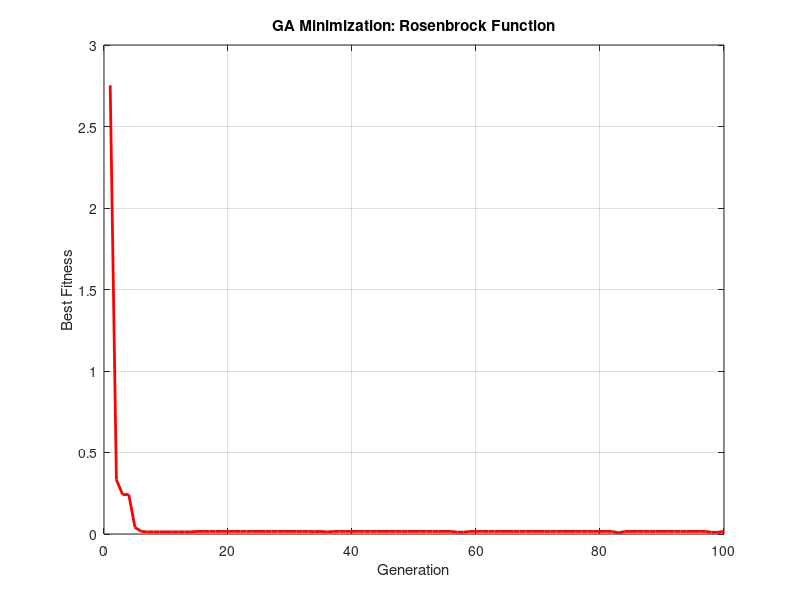

This figure's MATLAB source:
clc; clear; close all;

%% 🎯 Objective: Minimize the Rosenbrock function
popSize = 30;
dims = 2;                      % Two variables: x and y
pop = -2 + 4 * rand(popSize, dims);  % Range: [-2, 2]
maxGen = 100;
mutRate = 0.1;

fitnessFunc = @(v) (1 - v(:,1)).^2 + 100*(v(:,2) - v(:,1).^2).^2;

bestFitness = zeros(maxGen, 1);

for gen = 1:maxGen
    fitness = fitnessFunc(pop);       % Lower is better

    %% Selection: Roulette Wheel (invert fitness for minimization)
    invFitness = 1 ./ (fitness + 1e-6);  
    prob = invFitness / sum(invFitness);
    cumProb = cumsum(prob);
    newPop = zeros(size(pop));
    for i = 1:popSize
        r = rand;
        idx = find(cumProb >= r, 1, 'first');
        newPop(i,:) = pop(idx,:);
    end

    %% Crossover: Single-point
    for i = 1:2:popSize
        if i+1 <= popSize
            point = randi([1, dims]);
            newPop([i, i+1], point:end) = newPop([i+1, i], point:end);
        end
    end

    %% Mutation
    for i = 1:popSize
        if rand < mutRate
            newPop(i,:) = newPop(i,:) + 0.1 * randn(1, dims);
            newPop(i,:) = max(-2, min(2, newPop(i,:)));  % Keep in range
        end
    end

    pop = newPop;
    bestFitness(gen) = min(fitnessFunc(pop));
end

%% 📈 Plotting
figure;
plot(1:maxGen, bestFitness, 'r-', 'LineWidth', 2);
xlabel('Generation'); ylabel('Best Fitness');
title('GA Minimization: Rosenbrock Function');
grid on;
